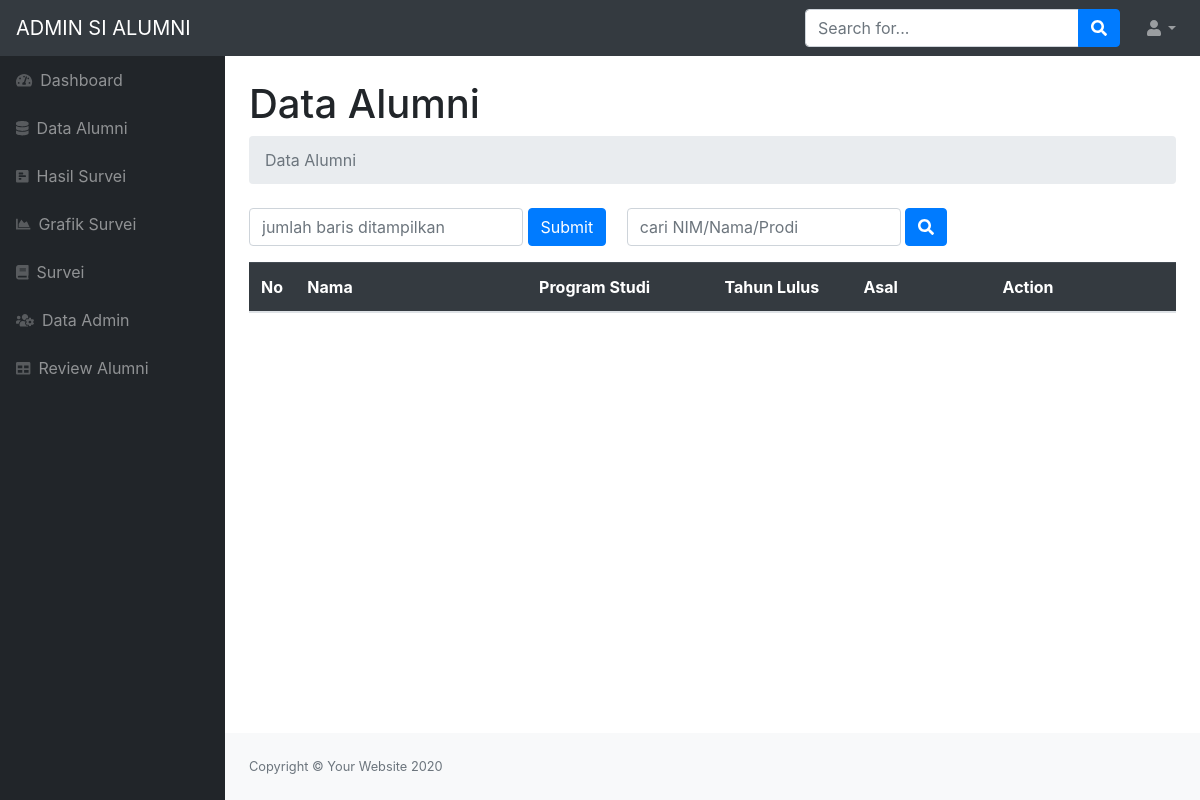
The app's page /alumni_page.php, older data.
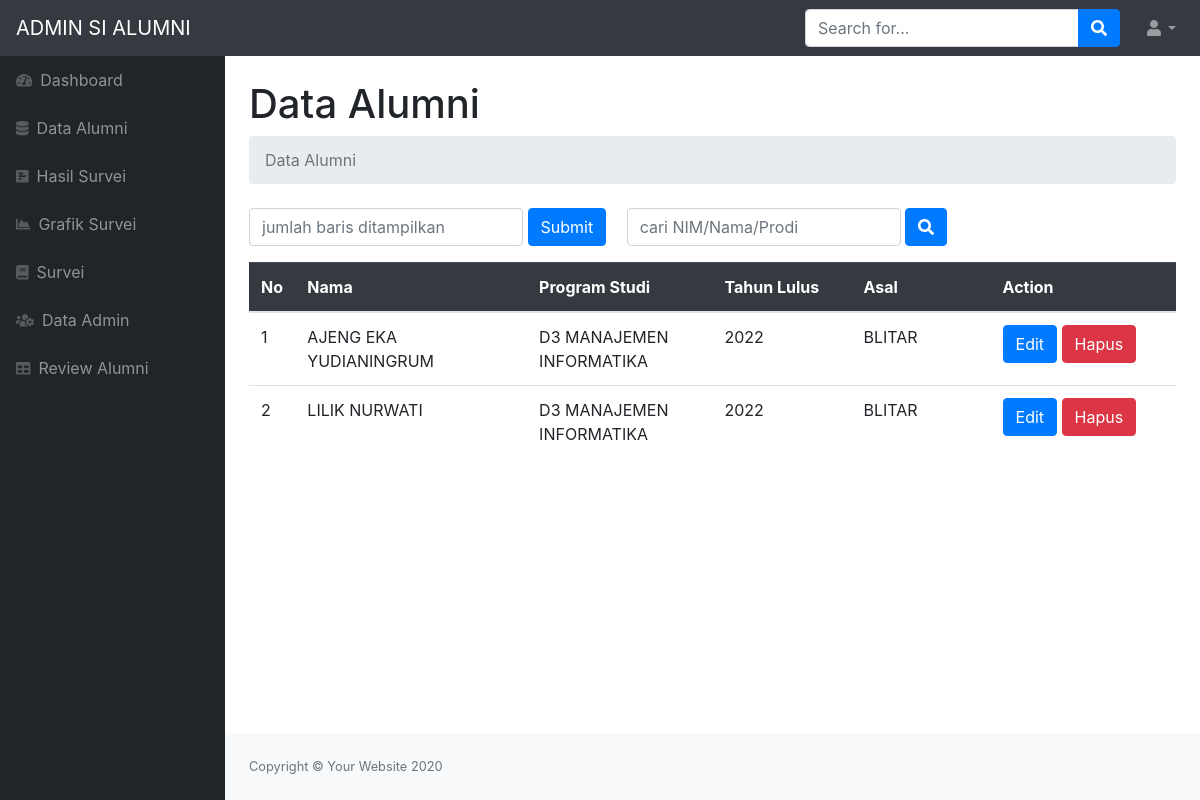
The same page, newer data.
### tables this page shows
CREATE TABLE `alumni` (
  `idAlumni` int(11) NOT NULL,
  `username_al` varchar(255) NOT NULL,
  `password_al` varchar(100) NOT NULL,
  `nama_al` varchar(255) NOT NULL,
  `nik_al` varchar(100) NOT NULL,
  `tempat_lahir` varchar(100) NOT NULL,
  `tgl_lahir` date NOT NULL,
  `agama` varchar(100) NOT NULL,
  `no_hp` varchar(20) NOT NULL,
  `prodi` varchar(100) NOT NULL,
  `tahun_lulus` varchar(4) NOT NULL,
  `alamat` varchar(255) NOT NULL,
  `jk` varchar(100) NOT NULL,
  `profesi` varchar(255) NOT NULL
);

### alumni_page.php (the view, shortened to what this page needs)
<!DOCTYPE html>
<html lang="en">
    <head>
        <link href="css/alumni.css" rel="stylesheet" />
        <link href="https://cdn.datatables.net/1.10.20/css/dataTables.bootstrap4.min.css" rel="stylesheet" />
    </head>
    <body class="sb-nav-fixed">
        <nav class="sb-topnav navbar navbar-expand navbar-dark bg-dark">
            <a class="navbar-brand" href="index.html">ADMIN SI ALUMNI</a>
            <form class="d-none d-md-inline-block form-inline ml-auto mr-0 mr-md-3 my-2 my-md-0">
                <div class="input-group">
                    <input class="form-control" type="text" placeholder="Search for..." aria-label="Search" aria-describedby="basic-addon2" />
                    <div class="input-group-append">
                        <button class="btn btn-primary" type="button"><i class="fas fa-search"></i></button>
                    </div>
                </div>
            </form>
            <ul class="navbar-nav ml-auto ml-md-0">
                <li class="nav-item dropdown">
                    <a class="nav-link dropdown-toggle" id="userDropdown" href="#" role="button" data-toggle="dropdown" aria-haspopup="true" aria-expanded="false"><i class="fas fa-user fa-fw"></i></a>
                </li>
            </ul>
        </nav>
        <div id="layoutSidenav">
            <div id="layoutSidenav_nav">
                <nav class="sb-sidenav accordion sb-sidenav-dark" id="sidenavAccordion">
                    <div class="sb-sidenav-menu">
                        <div class="nav">
                        <a class="nav-link" href="dashboard_admin.php">
                                <div class="sb-nav-link-icon"><i class="fas fa-tachometer-alt"></i></div>
                                Dashboard
                            </a>
                            <a class="nav-link" href="alumni_page.php">
                                <div class="sb-nav-link-icon"><i class="fas fa-database"></i></div>
                               Data Alumni
                            </a>
                            <a class="nav-link" href="hasilSurvei_page.php">
                                <div class="sb-nav-link-icon"><i class="fas fa-poll-h"></i></div>
                                Hasil Survei
                            </a>
                            <a class="nav-link" href="grafik_page.php">
                                <div class="sb-nav-link-icon"><i class="fas fa-chart-area"></i></div>
                                Grafik Survei
                            </a>
                            <a class="nav-link" href="survei_page.php">
                                <div class="sb-nav-link-icon"><i class="fas fa-book"></i></div>
                                Survei
                            </a>
                            <a class="nav-link" href="admin_page.php">
                                <div class="sb-nav-link-icon"><i class="fas fa-users-cog"></i></div>
                                Data Admin
                            </a>
                            <a class="nav-link" href="review_page.php">
                                <div class="sb-nav-link-icon"><i class="fas fa-table"></i></div>
                                Review Alumni
                            </a>
                        </div>
                    </div>
                </nav>
            </div>
            <div id="layoutSidenav_content">
                <main>
                    <div class="container-fluid">
                        <h1 class="mt-4">Data Alumni</h1>
                        <ol class="breadcrumb mb-4">
                            <li class="breadcrumb-item active">Data Alumni</li>
                        </ol>
                    </div>
                    <div class="container">
                        <form class="d-none d-md-inline-block form-inline ml-auto mr-0 mr-md-3 my-2 my-md-0" action="" method= "POST">
                        <div class="mb-3">
                        <input type="Number" name="numberrow" class="form-control" id="exampleInputNumber" placeholder="jumlah baris ditampilkan">
                        <button type="submit" class="btn btn-primary">Submit</button>
                    </div>
                        </form>
                        <form class="d-none d-md-inline-block form-inline ml-auto mr-0 mr-md-3 my-2 my-md-0" action="" method= "POST">
                        <div class="mb-3">
                        <input type="Text" name="numberrow" class="form-control" id="exampleInputText" placeholder="cari NIM/Nama/Prodi">
                        <button class="btn btn-primary" type="button"><i class="fas fa-search"></i></button>
                    </div>
                        </form>
                    <table class="table">
                            <thead class="table-dark">
                            <tr>
                            <th width = 5%>No</th>
                            <th width = 25%>Nama</th>
                            <th width = 20%>Program Studi</th>
                            <th width = 15%>Tahun Lulus</th>
                            <th width = 15%>Asal</th>
                            <th width = 20%>Action</th>
                            </tr>
                            </thead>
                            <tbody>
                            <?php
                            include "koneksi.php";
                            $query = mysqli_query($conn,"SELECT * FROM alumni ORDER BY idAlumni DESC");
                            ?>
                            <?php if(mysqli_num_rows($query)>0){ ?>
                                    <?php
                                        $no = 1;
                                        while($data = mysqli_fetch_array($query)){
                                    ?>
                                <tr>
                                <td><?php echo $no ?></td>
                                <td><?php echo $data["nama_al"]; ?></td>
                                <td><?php echo $data["prodi"]; ?></td>
                                <td><?php echo $data["tahun_lulus"]; ?></td>
                                <td><?php echo $data["alamat"]; ?></td>
                                <td>
                                <button type="button" class="btn btn-primary">Edit</button>
                                <button type="button" class="btn btn-danger">Hapus</button>
                                </td>
                                </tr>
                                <?php $no++; } ?>
                                <?php } ?>
                            </tbody>
                    </table>
                    </div>
                </main>
                <footer class="py-4 bg-light mt-auto">
                    <div class="container-fluid">
                        <div class="d-flex align-items-center justify-content-between small">
                            <div class="text-muted">Copyright &copy; Your Website 2020</div>
                        </div>
                    </div>
                </footer>
            </div>
        </div>
    </body>
</html>

Row changes from the older to the newer data that the page shows:
added alumni: nama_al "AJENG EKA YUDIANINGRUM", prodi "D3 MANAJEMEN INFORMATIKA", tahun_lulus "2022", alamat "BLITAR"
added alumni: nama_al "LILIK NURWATI", prodi "D3 MANAJEMEN INFORMATIKA", tahun_lulus "2022", alamat "BLITAR"
